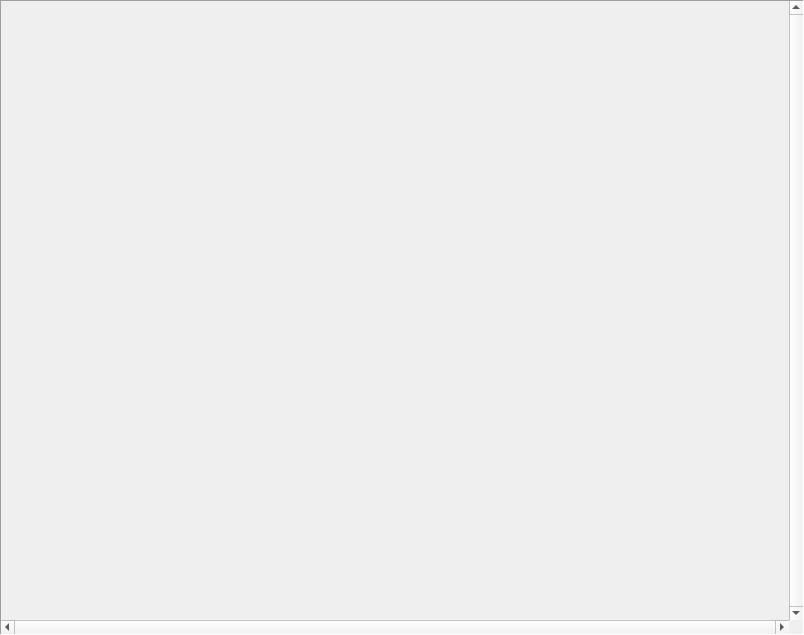
<?xml version="1.0" encoding="UTF-8"?>
<ui version="4.0">
 <class>MapView</class>
 <widget class="QFrame" name="MapView">
  <property name="geometry">
   <rect>
    <x>0</x>
    <y>0</y>
    <width>804</width>
    <height>635</height>
   </rect>
  </property>
  <property name="focusPolicy">
   <enum>Qt::StrongFocus</enum>
  </property>
  <property name="windowTitle">
   <string>untitled.scx</string>
  </property>
  <property name="frameShape">
   <enum>QFrame::Panel</enum>
  </property>
  <property name="frameShadow">
   <enum>QFrame::Sunken</enum>
  </property>
  <layout class="QGridLayout" name="gridLayout">
   <property name="leftMargin">
    <number>0</number>
   </property>
   <property name="topMargin">
    <number>0</number>
   </property>
   <property name="rightMargin">
    <number>0</number>
   </property>
   <property name="bottomMargin">
    <number>0</number>
   </property>
   <property name="spacing">
    <number>0</number>
   </property>
   <item row="0" column="0">
    <widget class="QWidget" name="surface" native="true"/>
   </item>
   <item row="0" column="1">
    <widget class="QScrollBar" name="vScroll">
     <property name="maximum">
      <number>0</number>
     </property>
     <property name="singleStep">
      <number>16</number>
     </property>
     <property name="orientation">
      <enum>Qt::Vertical</enum>
     </property>
    </widget>
   </item>
   <item row="1" column="0">
    <widget class="QScrollBar" name="hScroll">
     <property name="maximum">
      <number>0</number>
     </property>
     <property name="singleStep">
      <number>16</number>
     </property>
     <property name="orientation">
      <enum>Qt::Horizontal</enum>
     </property>
    </widget>
   </item>
  </layout>
 </widget>
 <resources/>
 <connections/>
</ui>
